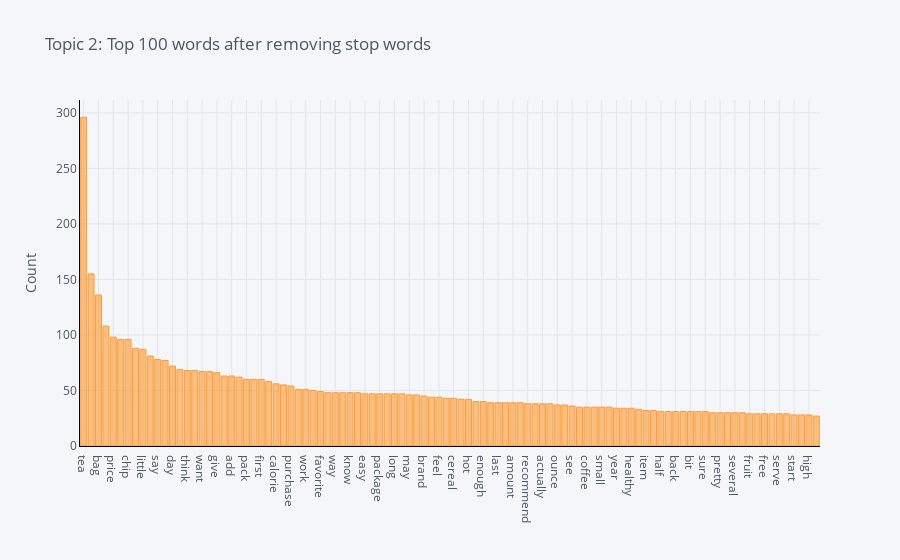

Notebook code for this chart:
### Code cell
plot_model(lda2, plot = 'frequency', topic_num = 'Topic 2')

### Figure 1 — Plotly figure (JSON) as saved in the notebook; plotly's stock layout.template omitted (floating-point values rounded to 4 significant figures)
{"data": [{"marker": {"color": "rgba(255, 153, 51, 0.6)", "line": {"color": "rgba(255, 153, 51, 1.0)", "width": 1}}, "name": "count", "orientation": "v", "text": "", "type": "bar", "x": ["tea", "drink", "bag", "water", "price", "cookie", "chip", "order", "little", "sugar", "say", "sweet", "day", "box", "think", "mix", "want", "still", "give", "take", "add", "could", "pack", "snack", "first", "enjoy", "calorie", "come", "purchase", "keep", "work", "need", "favorite", "milk", "way", "bottle", "know", "look", "easy", "chocolate", "package", "never", "long", "green", "may", "thing", "brand", "stuff", "feel", "definitely", "cereal", "less", "hot", "month", "enough", "put", "last", "lot", "amount", "ever", "recommend", "right", "actually", "organic", "ounce", "always", "see", "big", "coffee", "store", "small", "perfect", "year", "delicious", "healthy", "help", "item", "people", "half", "ingredient", "back", "probably", "bit", "different", "sure", "one", "pretty", "nice", "several", "seem", "fruit", "like", "free", "thank", "serve", "many", "start", "bad", "high", "salt"], "y": [296, 155, 136, 108, 98, 96, 96, 88, 87, 81, 78, 77, 72, 69, 68, 68, 67, 67, 66, 63, 63, 62, 60, 60, 60, 58, 56, 55, 54, 51, 51, 50, 49, 48, 48, 48, 48, 48, 47, 47, 47, 47, 47, 47, 46, 46, 45, 44, 44, 43, 43, 42, 42, 40, 40, 39, 39, 39, 39, 39, 38, 38, 38, 38, 37, 37, 36, 35, 35, 35, 35, 35, 34, 34, 34, 33, 32, 32, 31, 31, 31, 31, 31, 31, 31, 30, 30, 30, 30, 30, 29, 29, 29, 29, 29, 29, 28, 28, 28, 27]}], "layout": {"legend": {"bgcolor": "#F5F6F9", "font": {"color": "#4D5663"}}, "paper_bgcolor": "#F5F6F9", "plot_bgcolor": "#F5F6F9", "title": {"font": {"color": "#4D5663"}, "text": "Topic 2: Top 100 words after removing stop words"}, "xaxis": {"gridcolor": "#E1E5ED", "linecolor": "black", "showgrid": true, "tickfont": {"color": "#4D5663"}, "title": {"font": {"color": "#4D5663"}, "text": ""}, "zerolinecolor": "#E1E5ED"}, "yaxis": {"gridcolor": "#E1E5ED", "linecolor": "black", "showgrid": true, "tickfont": {"color": "#4D5663"}, "title": {"font": {"color": "#4D5663"}, "text": "Count"}, "zerolinecolor": "#E1E5ED"}}}
